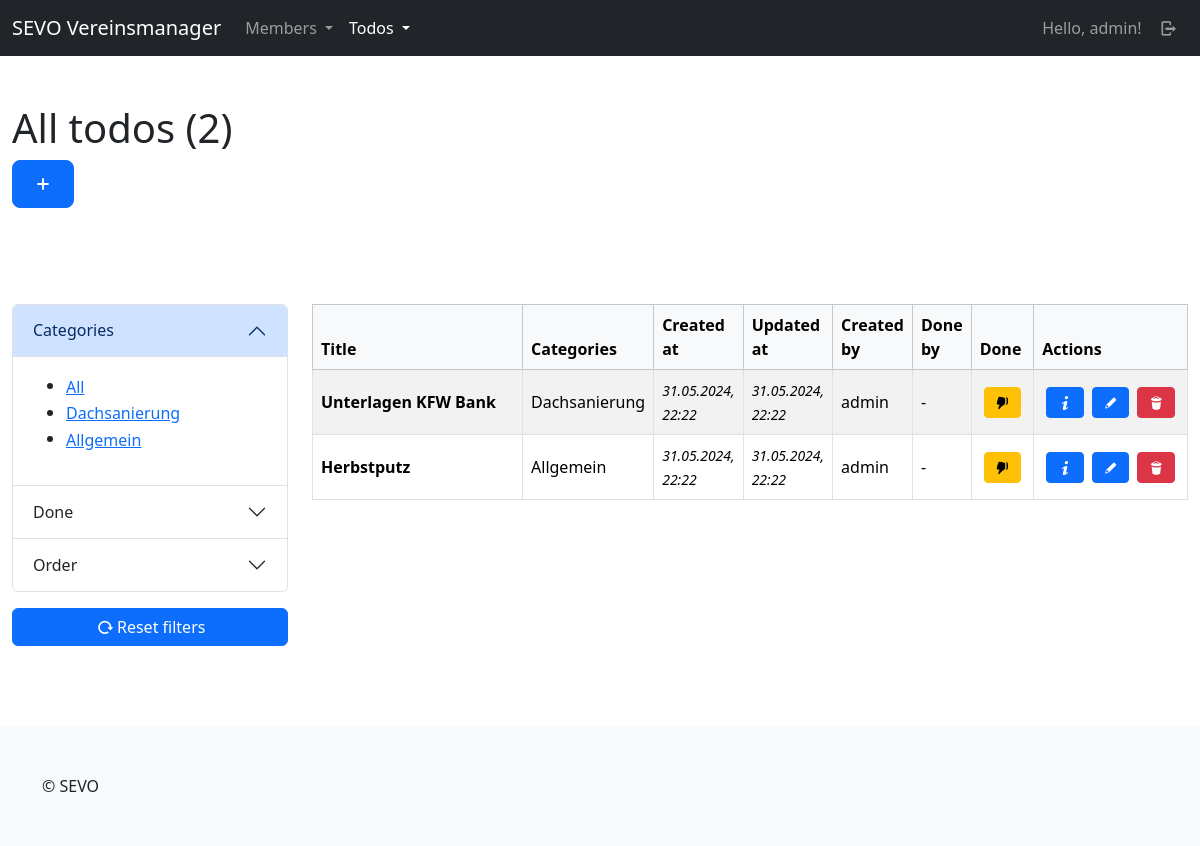
The page /tds/todos/ (signed in) on the database its author committed.
### todos/models.py (models this page shows, shortened)
class Category(models.Model):
    title = models.CharField(max_length=255, unique=True)
    created_at = models.DateTimeField(auto_now_add=True)
    updated_at = models.DateTimeField(auto_now=True)
    class Meta:
        ordering = ["-updated_at"]
        verbose_name_plural = "Categories"

class Todo(models.Model):
    user = models.ForeignKey(User, on_delete=models.CASCADE)
    title = models.CharField(max_length=255)
    content = tinymce_models.HTMLField()
    categories = models.ManyToManyField(Category, blank=True)
    done = models.BooleanField(default=False)
    done_by = models.ForeignKey(User, null=True, blank=True, on_delete=models.SET_NULL, related_name="doneuser")
    created_at = models.DateTimeField(auto_now_add=True)
    updated_at = models.DateTimeField(auto_now=True)
    def get_categories_str(self):
        categories = self.categories.all()
        categories_list = [category.title for category in categories]
        return ", ".join(categories_list)
    class Meta:
        ordering = ["-updated_at"]

### todos/views/todos.py (the view)
# urls.py: path("todos/", todos.index, name="todos-todo-index"),
@login_required(login_url="sevo-auth-login")
def index(request):
    todos = models.Todo.objects.all()
    categories = models.Category.objects.all()
    todos = filter.filter(request, todos)
    return render(request, "todos/todo/index.html", {
        "title": "All todos",
        "todos": todos,
        "categories": categories
    })

### todos/views/helper/filter.py (called while the page is built, shortened)
def filter(request, queryset):
    category_get = request.GET.get("category")
    done_get = request.GET.get("done")
    order_get = request.GET.get("order")
    qs = queryset
    if category_get != None and category_get != "all":
        qs = qs.filter(categories__id=int(category_get))
    if done_get != None and done_get != "all":
        if done_get == "true":
            qs = qs.filter(done=True)
        elif done_get == "false":
            qs = qs.filter(done=False)
    return qs

### todos/templates/todos/todo/index.html (shortened to what this page needs)
{% extends "base_sidebar.html" %}
{% load i18n %}
{% load static %}
{% block header %}
    <div class="container-fluid py-5">
        <div class="row">
            <div class="col-lg-12">
                <h1>{{ title }} ({{ todos.count }})</h1>
                <a class="btn btn-primary btn-lg" href="{% url "todos-todo-create" %}"><i class="demo-icon icon-plus"></i></a>
            </div>
        </div>
    </div>
{% endblock %}
{% block main %}
    {% if todos %}
        <div>
            {% include "todos/todo/partials/_list_table.html" %}
        </div>
    {% else %}
        <p>{% trans "No todos available." %}</p>
    {% endif %}
{%  endblock %}
{% block side %}
    <div id="filter-section">
        {% include "todos/todo/partials/_frontend_filter_accordion.html" %}
        <div class="mb-3">
            <a class="btn btn-primary w-100" href="{% url "todos-todo-index" %}"><i class="demo-icon icon-cw"></i>{% trans "Reset filters" %}</a>
        </div>
    </div>
{% endblock %}

### templates/partials/_navbar_drop_down.html (shortened to what this page needs)
{% load i18n %}
<nav class="navbar navbar-expand-lg navbar-dark bg-dark">
    <div class="container-fluid">
        <a class="navbar-brand" href="/">SEVO Vereinsmanager</a>
        <div class="collapse navbar-collapse" id="navbarContent">
            <ul class="navbar-nav me-auto mb-2 mb-lg-0">
                {% if user.is_authenticated %}
                <li class="nav-item dropdown">
                    <a class="nav-link dropdown-toggle {% if "mbrs" in request.path %} active{% endif %}"{% if "mbrs" in request.path %} aria-current="page"{% endif %} href="#" role="button" data-bs-toggle="dropdown" aria-expanded="false">
                      {% trans "Members" %}
                    </a>
                  </li>
                  <li class="nav-item dropdown">
                    <a class="nav-link dropdown-toggle {% if "tds" in request.path %} active{% endif %}"{% if "tds" in request.path %} aria-current="page"{% endif %} href="#" role="button" data-bs-toggle="dropdown" aria-expanded="false">
                      {% trans "Todos" %}
                    </a>
                  </li>
                {% endif %}
            </ul>
            <ul class="navbar-nav mb-2 mb-lg-0">
                {% if user.is_authenticated %}
                    <li class="nav-item">
                        <a class="nav-link" href="{% url "sevo-auth-user-detail" %}">{% trans "Hello" %}, {{ user }}!</a>
                    </li>
                    <li class="nav-item">
                        <a class="nav-link" href="{% url "sevo-auth-logout" %}"><i class="demo-icon icon-logout"></i></a>
                    </li>
                {% else %}
                    <li class="nav-item">
                        <a class="nav-link {% if "login" in request.path %} active{% endif %}"{% if "members" in request.path %} aria-current="page"{% endif %} href="{% url "sevo-auth-login" %}"><i class="demo-icon icon-user"></i></a>
                    </li>
                {% endif %}
            </ul>
        </div>
    </div>
</nav>

### todos/templates/todos/todo/partials/_filter_categories.html
{% load i18n %}
<ul>
    <li>
        <button class="btn btn-link p-0 text-start" data-filter-key="category" data-filter-value="all">{% trans "All" %}</button>
    </li>
    {% for category in categories %}
        <li>
            <button class="btn btn-link p-0 text-start" data-filter-key="category" data-filter-value={{ category.id }}>{{ category.title }}</button>
        </li>
    {% endfor %}
</ul>

### todos/templates/todos/todo/partials/_list_table.html
{% load i18n %}
<div class="table-responsive">
    <table class="table table-bordered align-middle table-striped">
        <thead class="table-light">
        <tr>
            <th scope="col">{% trans "Title" %}</th>
            <th scope="col">{% trans "Categories" %}</th>
            <th scope="col">{% trans "Created at" %}</th>
            <th scope="col">{% trans "Updated at" %}</th>
            <th scope="col">{% trans "Created by" %}</th>
            <th scope="col">{% trans "Done by" %}</th>
            <th scope="col">{% trans "Done" %}</th>
            <th scope="col">{% trans "Actions" %}</th>
        </tr>
        </thead>
        <tbody>
            {% for todo in todos %}
                <tr>
                    <th scope="row" class="w-50">
                        {{ todo.title }}
                    </th>
                    <td class="w-auto">{{ todo.get_categories_str }}</td>
                    <td class="w-auto"><time><small><i>{{ todo.created_at|date:"d.m.Y, H:i" }}</i></small></time></td>
                    <td class="w-auto"><time><small><i>{{ todo.updated_at|date:"d.m.Y, H:i" }}</i></small></time></td>
                    <td class="w-auto">{{ todo.user }}</td>
                    <td class="w-auto">
                        {% if todo.done_by %}
                        {{ todo.done_by.username }}
                        {% else %}
                            -
                        {% endif %}
                    </td>
                    <td class="w-auto">
                        <a class="btn btn-lg btn-{% if todo.done %}success{% else %}warning{% endif %} btn-sm d-block m-1" href="{% url "todos-todo-done" id=todo.id %}">
                            {% if todo.done %}
                                <i class="demo-icon icon-thumbs-up"></i>
                            {% else %}
                                <i class="demo-icon icon-thumbs-down"></i>
                            {% endif %}
                        </a>
                    </td>
                    <td class="w-auto">
                        <div class="d-flex justify-content-start align-content-center">
                            <a class="btn btn-primary btn-sm d-block m-1" href="{% url "todos-todo-detail" id=todo.id %}"><i class="demo-icon icon-info"></i></a>
                            <a class="btn btn-primary btn-sm d-block m-1" href="{% url "todos-todo-update" id=todo.id %}"><i class="demo-icon icon-pencil"></i></a>
                            <a class="btn btn-danger btn-sm d-block m-1" href="{% url "todos-todo-delete" id=todo.id %}"><i class="demo-icon icon-trash"></i></a>
                        </div>
                    </td>
                </tr>
            {% endfor %}
        </tbody>
    </table>
</div>

### rows shown on the page
Category: {{ category.id }} 2 (drawn), title "Dachsanierung"
Category: {{ category.id }} 1 (drawn), title "Allgemein"
Todo: title "Unterlagen KFW Bank", get_categories_str "Dachsanierung", created_at "31.05.2024, 22:22", updated_at "31.05.2024, 22:22", user "admin", done False (drawn)
Todo: title "Herbstputz", get_categories_str "Allgemein", created_at "31.05.2024, 22:22", updated_at "31.05.2024, 22:22", user "admin", done False (drawn)

### other values the page prints
{{ user }} "admin"
{{ title }} "All todos"
{{ todos.count }} "2"
